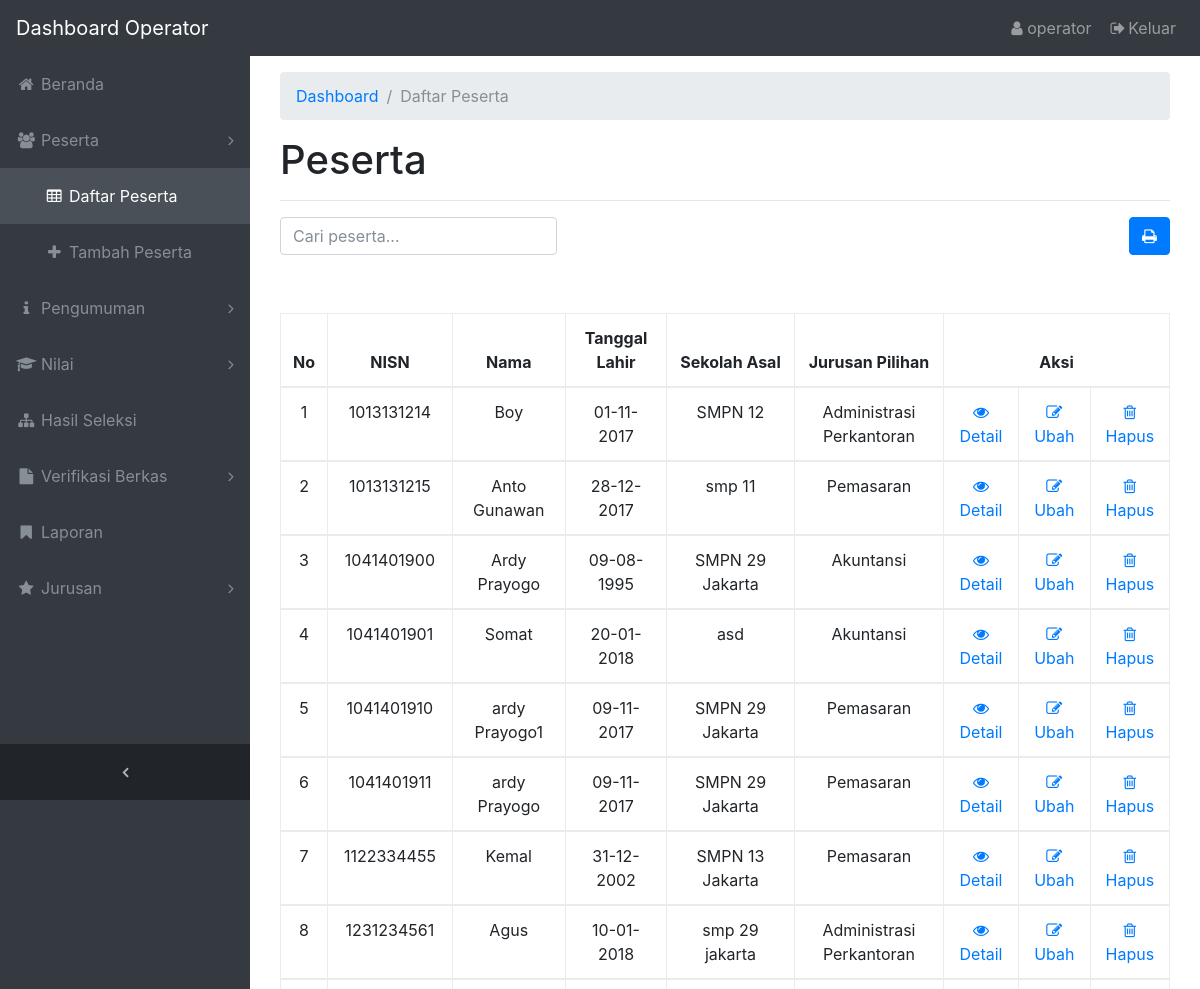
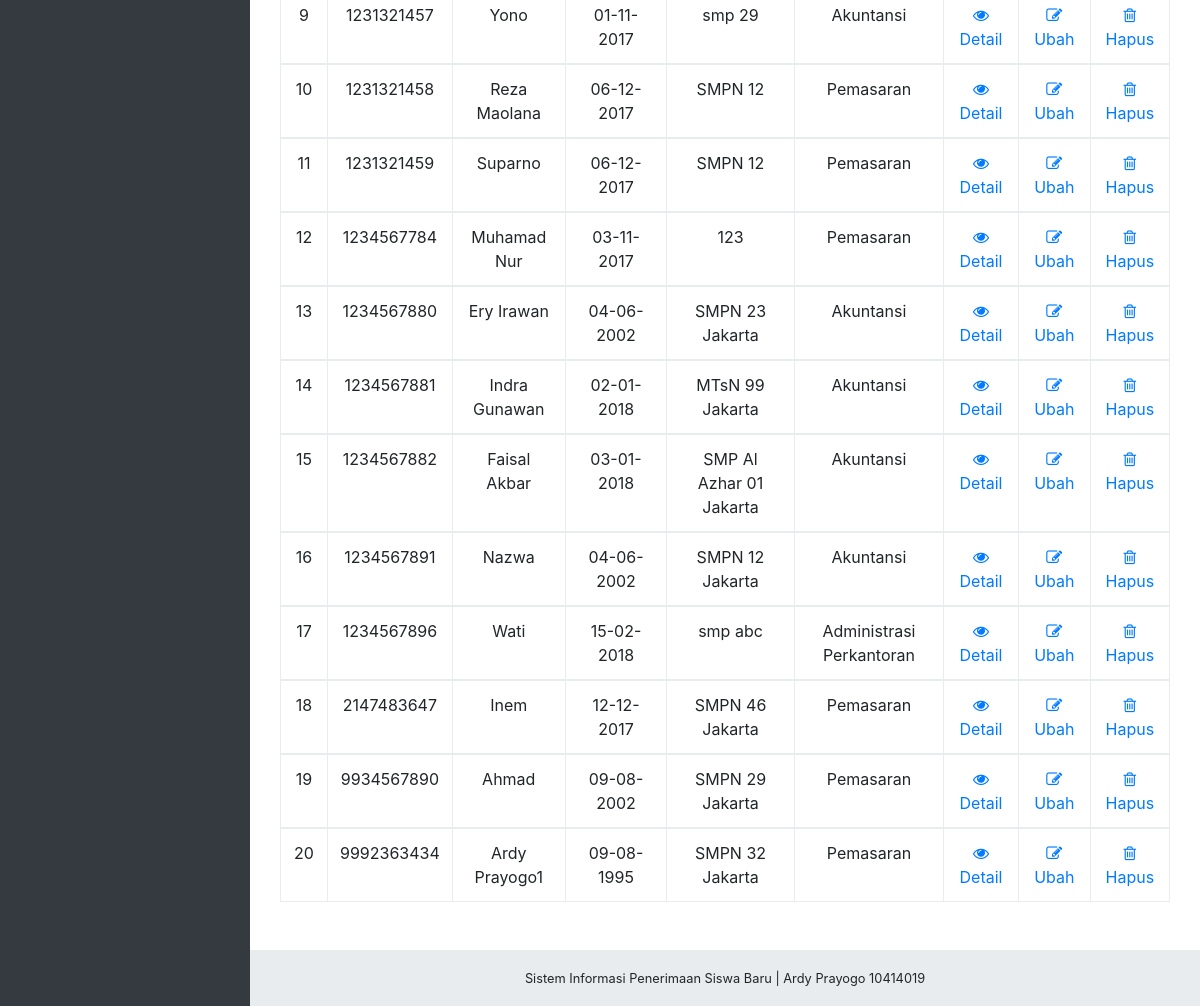
The app's page /operator/semua-peserta.php (signed in) with its own data (2 pictures, top to bottom).
### tables this page shows
CREATE TABLE IF NOT EXISTS `peserta` (
  `nisn` bigint(10) NOT NULL,
  `password` varchar(30) NOT NULL,
  `nama` varchar(50) NOT NULL,
  `tmpt_lhr` varchar(30) NOT NULL,
  `tgl_lhr` date NOT NULL,
  `alamat` varchar(100) NOT NULL,
  `jk` varchar(1) NOT NULL,
  `foto` varchar(100) NOT NULL,
  `telp` varchar(15) NOT NULL,
  `agama` varchar(30) NOT NULL,
  `sklh_asal` varchar(30) NOT NULL,
  `nama_orgtua` varchar(50) NOT NULL,
  `pekerjaan` varchar(30) NOT NULL,
  `telp_ot` varchar(15) NOT NULL
);

CREATE TABLE IF NOT EXISTS `jurusan` (
  `kd_jur` varchar(5) NOT NULL,
  `nama_jur` varchar(30) NOT NULL,
  `kapasitas` int(3) NOT NULL
);

### operator/semua-peserta.php (the view, shortened to what this page needs)
<?php
require ('header.php');
include ('../config.php');
?>
  <div class="content-wrapper">
    <div class="container-fluid p30">
      <ol class="breadcrumb">
        <li class="breadcrumb-item">
          <a href="../operator/">Dashboard</a>
        </li>
        <li class="breadcrumb-item active">Daftar Peserta</li>
      </ol>
      <div class="row">
        <div class="col-12">
          <h1>Peserta</h1>
          <hr>
        </div>
        <div class="col-4">
          <form action="cari-peserta.php" method="GET">
          <div class="input-group">
            <input class="form-control" type="text" placeholder="Cari peserta..." name="cari" onchange="submit()">
          </div>
        </form>
        </div>
        <div class="col-4">
          <br>
          <br>
        </div>
        <div class="col-4 text-right">
          <a class="btn btn-primary" onclick="cetak()" href="#">
            <i class="fa fa-print"></i>
          </a>
        </div>
        <div class="table-responsive">
        <div class="col-12">
          <?php
            $query= "SELECT peserta.nisn, peserta.nama, peserta.tgl_lhr, peserta.sklh_asal, jurusan.nama_jur
                     FROM peserta
                     JOIN pilih ON peserta.nisn = pilih.nisn
                     JOIN jurusan ON pilih.kd_jur = jurusan.kd_jur
                     ORDER BY nisn ASC;";
            $hasil = mysqli_query($conn, $query);
            $no = 1;
            ?>
            <table class="table table-bordered text-center table-hover my-5" width="100%" cellspacing="0">
              <thead>
                <tr>
                <th>No</th>
                <th>NISN</th>
                <th>Nama</th>
                <th>Tanggal Lahir</th>
                <th>Sekolah Asal</th>
                <th>Jurusan Pilihan</th>
                <th colspan="3">Aksi</th>
                </tr>
              </thead>
              <?php
              while ($data=mysqli_fetch_array($hasil)){
              ?>
              <tbody>
                <tr>
                <td><?=$no?></td>
                <td><?=$data['nisn']?></td>
                <td><?=$data['nama']?></td>
                <td><?=date('d-m-Y', strtotime($data['tgl_lhr']))?></td>
                <td><?=$data['sklh_asal']?></td>
                <td><?=$data['nama_jur']?></td>
                <td><a href="detail-peserta.php?nisn=<?=$data['nisn']?>"><i class="fa fa-eye"></i> Detail</a></td>
                <td><a href="ubah-peserta.php?nisn=<?=$data['nisn']?>"><i class="fa fa-pencil-square-o"></i> Ubah</a></td>
                <td><a href="../includes/hapus/peserta.php?nisn=<?=$data['nisn']?>"><i class="fa fa-trash-o"></i> Hapus</a></td>
                </tr>
              </tbody>
              <?php
                $no += 1;
                  }
              ?>
            </table>
          </div>
        </div>
      </div>
    </div>
  </div>
<?php
require('footer.php');
?>

### assets/dashboard/css/sb-admin.css (style rules this page uses)
html { position: relative; min-height: 100%; }
body { overflow-x: hidden; }
body.sticky-footer { margin-bottom: 56px; }
body.sticky-footer .content-wrapper { min-height: calc(100vh - 56px - 56px); }
body.fixed-nav { padding-top: 56px; }
.content-wrapper { min-height: calc(100vh - 56px); padding-top: 1rem; }
.content-wrapper { overflow-x: hidden; background: white; }
@media (min-width: 992px) { .content-wrapper { margin-left: 250px; } }

### records on screen
peserta: nisn "1013131214", nama "Boy", tgl_lhr "01-11-2017", sklh_asal "SMPN 12", jurusan.nama_jur "Administrasi Perkantoran"
peserta: nisn "1013131215", nama "Anto Gunawan", tgl_lhr "28-12-2017", sklh_asal "smp 11", jurusan.nama_jur "Pemasaran"
peserta: nisn "1041401900", nama "Ardy Prayogo", tgl_lhr "09-08-1995", sklh_asal "SMPN 29 Jakarta", jurusan.nama_jur "Akuntansi"
peserta: nisn "1041401901", nama "Somat", tgl_lhr "20-01-2018", sklh_asal "asd", jurusan.nama_jur "Akuntansi"
peserta: nisn "1041401910", nama "ardy Prayogo1", tgl_lhr "09-11-2017", sklh_asal "SMPN 29 Jakarta", jurusan.nama_jur "Pemasaran"
peserta: nisn "1041401911", nama "ardy Prayogo", tgl_lhr "09-11-2017", sklh_asal "SMPN 29 Jakarta", jurusan.nama_jur "Pemasaran"
peserta: nisn "1122334455", nama "Kemal", tgl_lhr "31-12-2002", sklh_asal "SMPN 13 Jakarta", jurusan.nama_jur "Pemasaran"
peserta: nisn "1231234561", nama "Agus", tgl_lhr "10-01-2018", sklh_asal "smp 29 jakarta", jurusan.nama_jur "Administrasi Perkantoran"
peserta: nisn "1231321457", nama "Yono", tgl_lhr "01-11-2017", sklh_asal "smp 29", jurusan.nama_jur "Akuntansi"
peserta: nisn "1231321458", nama "Reza Maolana", tgl_lhr "06-12-2017", sklh_asal "SMPN 12", jurusan.nama_jur "Pemasaran"
peserta: nisn "1231321459", nama "Suparno", tgl_lhr "06-12-2017", sklh_asal "SMPN 12", jurusan.nama_jur "Pemasaran"
peserta: nisn "1234567784", nama "Muhamad Nur", tgl_lhr "03-11-2017", sklh_asal "123", jurusan.nama_jur "Pemasaran"
peserta: nisn "1234567880", nama "Ery Irawan", tgl_lhr "04-06-2002", sklh_asal "SMPN 23 Jakarta", jurusan.nama_jur "Akuntansi"
peserta: nisn "1234567881", nama "Indra Gunawan", tgl_lhr "02-01-2018", sklh_asal "MTsN 99 Jakarta", jurusan.nama_jur "Akuntansi"
peserta: nisn "1234567882", nama "Faisal Akbar", tgl_lhr "03-01-2018", sklh_asal "SMP Al Azhar 01 Jakarta", jurusan.nama_jur "Akuntansi"
peserta: nisn "1234567891", nama "Nazwa", tgl_lhr "04-06-2002", sklh_asal "SMPN 12 Jakarta", jurusan.nama_jur "Akuntansi"
peserta: nisn "1234567896", nama "Wati", tgl_lhr "15-02-2018", sklh_asal "smp abc", jurusan.nama_jur "Administrasi Perkantoran"
peserta: nisn "2147483647", nama "Inem", tgl_lhr "12-12-2017", sklh_asal "SMPN 46 Jakarta", jurusan.nama_jur "Pemasaran"
peserta: nisn "9934567890", nama "Ahmad", tgl_lhr "09-08-2002", sklh_asal "SMPN 29 Jakarta", jurusan.nama_jur "Pemasaran"
peserta: nisn "9992363434", nama "Ardy Prayogo1", tgl_lhr "09-08-1995", sklh_asal "SMPN 32 Jakarta", jurusan.nama_jur "Pemasaran"

### other values on screen
$_SESSION['id_opt'] "operator"
